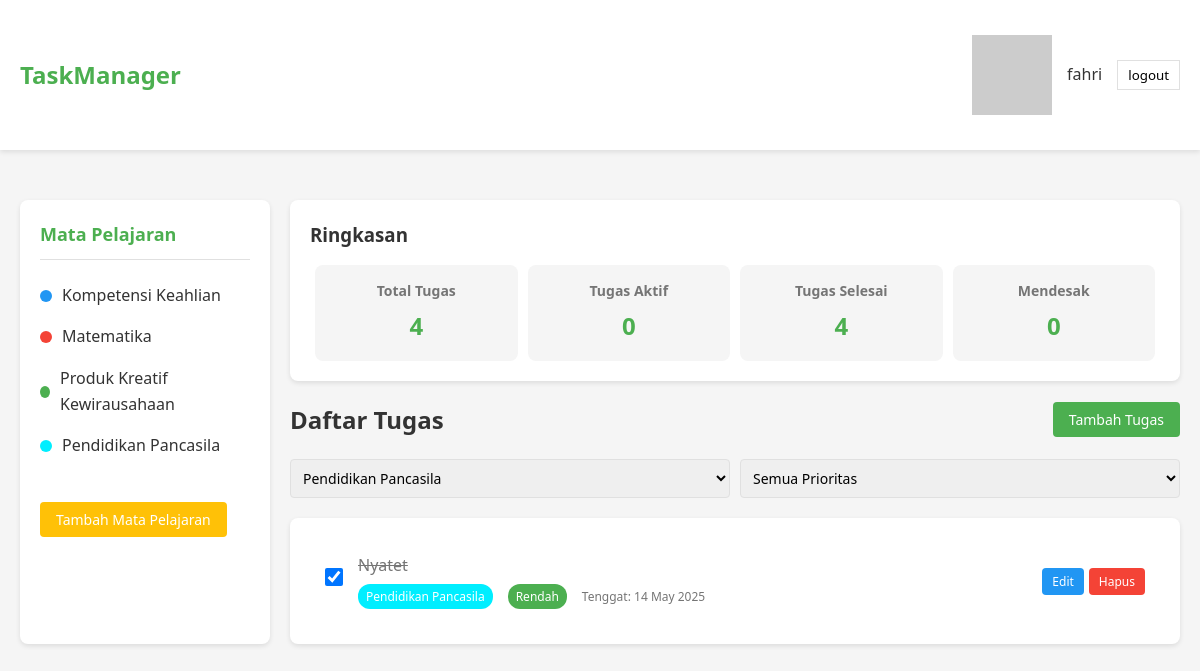
The app's page /todolist/homepage.php?category=Pendidikan Pancasila (signed in) with its own data.
### tables this page shows
CREATE TABLE `categories` (
  `id` int(11) NOT NULL,
  `user_id` int(11) DEFAULT NULL,
  `name` varchar(255) NOT NULL,
  `color` varchar(255) NOT NULL,
  `created_at` timestamp NOT NULL DEFAULT current_timestamp()
);

CREATE TABLE `task` (
  `id` int(11) NOT NULL,
  `title` varchar(255) NOT NULL,
  `description` text NOT NULL,
  `due_date` date NOT NULL,
  `priority` enum('rendah','sedang','tinggi') NOT NULL,
  `status` enum('belum_selasai','dalam_proses','selesai') NOT NULL,
  `category` varchar(255) NOT NULL,
  `created_at` timestamp NOT NULL DEFAULT current_timestamp(),
  `update_at` timestamp NOT NULL DEFAULT current_timestamp(),
  `user_id` int(11) NOT NULL
);

### todolist/homepage.php (the view, shortened to what this page needs)
<?php
require_once 'config.php';
function getCategories($conn, $userId) {
    $categories = array();
    $query = "SELECT * FROM categories WHERE user_id = ? OR user_id IS NULL";
    $stmt = $conn->prepare($query);
    $stmt->bind_param("i", $userId);
    $stmt->execute();
    $result = $stmt->get_result();
    while ($row = $result->fetch_assoc()) {
        $categories[] = $row;
    }
    return $categories;
}
function getTaskStatistics($conn, $userId) {
    $stats = array(
        'total' => 0,
        'active' => 0,
        'completed' => 0,
        'urgent' => 0
    );
    $query = "SELECT COUNT(*) as total FROM task WHERE user_id = ?";
    $stmt = $conn->prepare($query);
    $stmt->bind_param("i", $userId);
    $stmt->execute();
    $result = $stmt->get_result();
    $row = $result->fetch_assoc();
    $stats['total'] = $row['total'];
    $query = "SELECT COUNT(*) as active FROM task WHERE user_id = ? AND status != 'selesai'";
    $stmt = $conn->prepare($query);
    $stmt->bind_param("i", $userId);
    $stmt->execute();
    $result = $stmt->get_result();
    $row = $result->fetch_assoc();
    $stats['active'] = $row['active'];
    $query = "SELECT COUNT(*) as completed FROM task WHERE user_id = ? AND status = 'selesai'";
    $stmt = $conn->prepare($query);
    $stmt->bind_param("i", $userId);
    $stmt->execute();
    $result = $stmt->get_result();
    $row = $result->fetch_assoc();
    $stats['completed'] = $row['completed'];
    $query = "SELECT COUNT(*) as urgent FROM task WHERE user_id = ? AND priority = 'tinggi' AND status != 'selesai'";
    $stmt = $conn->prepare($query);
    $stmt->bind_param("i", $userId);
    $stmt->execute();
    $result = $stmt->get_result();
    $row = $result->fetch_assoc();
    $stats['urgent'] = $row['urgent'];
    return $stats;
}
function filterTask($conn, $userId, $category = 'all', $priority = 'all') {
    $tasks = array();
    $query = "SELECT * FROM task WHERE user_id = ?";
    $params = array($userId);
    $types = "i";
    if ($category != 'all') {
        $query .= " AND category = ?";
        $params[] = $category;
        $types .= "s";
    }
    $stmt = $conn->prepare($query);
    $stmt->bind_param($types, ...$params);
    $stmt->execute();
    $result = $stmt->get_result();
    while ($row = $result->fetch_assoc()) {
        $tasks[] = $row;
    }
    return $tasks;
}
$userId = $_SESSION['user_id'] ?? 0;
$categories = getCategories($conn, $userId);
$stats = getTaskStatistics($conn, $userId);
$categoryFilter = $_GET['category'] ?? 'all';
$priorityFilter = $_GET['priority'] ?? 'all';
$tasks = filterTask($conn, $userId, $categoryFilter, $priorityFilter);
function getCategoryColor($categoryName) {
    global $categories;
    foreach ($categories as $category) {
        if ($category['name'] == $categoryName) {
            return $category['color'];
        }
    }
    return '#4CAF50';
}
?>
<!DOCTYPE html>
<html lang="id">
<head>
    <link rel="stylesheet" href="homepage.css">
</head>
<body>
    <header>
        <div class="container">
            <nav>
                <div class="logo">TaskManager</div>
                <div class="user-info">
                    <img src="https://ui-avatars.com/api/?name=User&background=random" alt="User Avatar">
                    <span><?= htmlspecialchars($_SESSION['name'] ?? 'User'); ?></span>
                    <button onclick="window.location.href='logout.php'">logout</button>
                </div>
            </nav>
        </div>
    </header>
    <div class="container">
        <div class="main-content">
            <div class="sidebar">
                <h3>Mata Pelajaran</h3>
                <ul class="category-list" id="category-list">
                    <?php foreach ($categories as $category): ?>
                        <li class="category-item" data-category="<?= htmlspecialchars($category['name']) ?>">
                            <span class="category-color" style="background-color: <?= $category['color'] ?>;"></span>
                            <?= htmlspecialchars($category['name']) ?>
                        </li>
                    <?php endforeach; ?>
                </ul>
                <button id="add-category-btn" class="btn btn-secondary add-category">Tambah Mata Pelajaran</button>
            </div>
            <div class="content">
                <div class="summary">
                    <h3>Ringkasan</h3>
                    <div class="summary-stats">
                        <div class="stat-item">
                            <h4>Total Tugas</h4>
                            <div class="number" id="total-tasks"><?= $stats['total'] ?></div>
                        </div>
                        <div class="stat-item">
                            <h4>Tugas Aktif</h4>
                            <div class="number" id="active-tasks"><?= $stats['active'] ?></div>
                        </div>
                        <div class="stat-item">
                            <h4>Tugas Selesai</h4>
                            <div class="number" id="completed-tasks"><?= $stats['completed'] ?></div>
                        </div>
                        <div class="stat-item">
                            <h4>Mendesak</h4>
                            <div class="number" id="urgent-tasks"><?= $stats['urgent'] ?></div>
                        </div>
                    </div>
                </div>
                <div class="content-header">
                    <h2>Daftar Tugas</h2>
                    <button id="add-task-btn" class="btn">Tambah Tugas</button>
                </div>
                <form method="get" class="filter-bar">
                <select id="filter-kategori" class="form-control">
                    <?php foreach ($categories as $category): ?>
                        <option value="<?= htmlspecialchars($category['name']) ?>" <?= ($categoryFilter == $category['name']) ? 'selected' : '' ?>>
                            <?= htmlspecialchars($category['name']) ?>
                        </option>
                    <?php endforeach; ?>
                </select>
                <select id="filter-priority" class="form-control">
                    <option value="all">Semua Prioritas</option>
                </select>
                </form>
                <div class="tasks-container">
                    <ul class="task-list" id="task-list">
                        <?php if (empty($tasks)): ?>
                            <li class="task-empty">Tidak ada tugas yang ditemukan</li>
                        <?php else: ?>
                            <?php foreach ($tasks as $task): ?>
                                <?php
                                    $priorityClass = '';
                                    switch ($task['priority']) {
                                        case 'rendah':
                                            $priorityClass = 'priority-low';
                                            break;
                                    }
                                    $dueDate = date('d M Y', strtotime($task['due_date']));
                                    ?>
                                    <li class="task-item" data-task-id="<?= $task['id'] ?>">
                                        <div class="task-checkbox">
                                            <input type="checkbox"
                                                <?= $task['status'] == 'selesai' ? 'checked' : '' ?>
                                                onchange="toggleTaskStatus(<?= $task['id'] ?>, this.checked)">
                                        </div>
                                        <div class="task-content">
                                            <div class="task-title <?= $task['status'] == 'selesai' ? 'completed' : '' ?>">
                                                <?= htmlspecialchars($task['title']) ?>
                                            </div>
                                            <div class="task-details">
                                                <span class="task-category" style="background-color: <?= getCategoryColor($task['category']) ?>;">
                                                    <?= htmlspecialchars($task['category']) ?>
                                                </span>
                                                <span class="task-priority <?= $priorityClass ?>">
                                                    <?= ucfirst($task['priority']) ?>
                                                </span>
                                                <span class="task-date">Tenggat: <?= $dueDate ?></span>
                                            </div>
                                        </div>
                                    <div class="task-actions">
                                        <button class="btn btn-small btn-info edit-task"
                                                onclick="openEditTaskModal(<?= $task['id'] ?>)">Edit</button>
                                        <button class="btn btn-small btn-danger delete-task"
                                                onclick="deleteTask(<?= $task['id'] ?>)">Hapus</button>
                                    </div>
                                </li>
                            <?php endforeach; ?>
                        <?php endif; ?>
                    </ul>
                </div>
            </div>
        </div>
    </div>
</body>
</html>

### todolist/homepage.css (style rules this page uses)
:root { --primary-color: #4CAF50; --primary-dark: #388E3C; --secondary-color: #FFC107; --text-color: #333; --light-gray: #f5f5f5; --medium-gray: #e0e0e0; --dark-gray: #757575; --danger-color: #F44336; --success-color: #4CAF50; --warning-color: #FF9800; --info-color: #2196F3; }
* { margin: 0; padding: 0; box-sizing: border-box; font-family: 'Segoe UI', Tahoma, Geneva, Verdana, sans-serif; }
body { background-color: var(--light-gray); color: var(--text-color); line-height: 1.6; }
.container { max-width: 1200px; margin: 0 auto; padding: 20px; }
header { background-color: white; padding: 15px 0; box-shadow: 0 2px 5px rgba(0, 0, 0, 0.1); }
nav { display: flex; justify-content: space-between; align-items: center; }
.logo { font-size: 24px; font-weight: bold; color: var(--primary-color); }
.user-info { display: flex; align-items: center; gap: 15px; }
.user-info button { padding: 5px 10px; margin: 0; cursor: pointer; border: 1px solid var(--medium-gray); background-color: white; transition: background-color 0.2s ease; }
.main-content { display: flex; margin-top: 30px; gap: 20px; }
.sidebar { width: 250px; background-color: white; border-radius: 8px; box-shadow: 0 2px 5px rgba(0, 0, 0, 0.1); padding: 20px; }
.sidebar h3 { font-size: 18px; margin-bottom: 15px; color: var(--primary-color); border-bottom: 1px solid var(--medium-gray); padding-bottom: 10px; }
.category-list { list-style: none; margin-bottom: 20px; }
.category-item { padding: 8px 0; cursor: pointer; transition: all 0.3s; display: flex; align-items: center; }
.category-color { width: 12px; height: 12px; border-radius: 50%; margin-right: 10px; }
.btn { display: inline-block; padding: 8px 16px; background-color: var(--primary-color); color: white; border: none; border-radius: 4px; cursor: pointer; transition: background-color 0.3s; font-size: 14px; text-align: center; text-decoration: none; }
.btn-small { padding: 5px 10px; font-size: 12px; }
.btn-secondary { background-color: var(--secondary-color); }
.btn-danger { background-color: var(--danger-color); }
.btn-info { background-color: var(--info-color); }
.add-category { margin-top: 15px; }
.summary { background-color: white; border-radius: 8px; box-shadow: 0 2px 5px rgba(0, 0, 0, 0.1); padding: 20px; margin-bottom: 20px; }
.summary-stats { display: flex; justify-content: space-between; margin-top: 15px; }
.stat-item { text-align: center; padding: 15px; background-color: var(--light-gray); border-radius: 8px; flex: 1; margin: 0 5px; }
.stat-item h4 { font-size: 14px; margin-bottom: 5px; color: var(--dark-gray); }
.stat-item .number { font-size: 24px; font-weight: bold; color: var(--primary-color); }
.content { flex: 1; }
.content-header { display: flex; justify-content: space-between; align-items: center; margin-bottom: 20px; }
.filter-bar { display: flex; gap: 10px; margin-bottom: 20px; align-items: center; }
.filter-bar select, .filter-bar input { padding: 8px; border: 1px solid var(--medium-gray); border-radius: 4px; font-size: 14px; }
.tasks-container { background-color: white; border-radius: 8px; box-shadow: 0 2px 5px rgba(0, 0, 0, 0.1); padding: 20px; }
.task-list { list-style: none; }
.task-item { padding: 15px; border-bottom: 1px solid var(--medium-gray); display: flex; align-items: center; transition: background-color 0.3s; }
.task-item:last-child { border-bottom: none; }
.task-checkbox { margin-right: 15px; cursor: pointer; }
.task-checkbox input { width: 18px; height: 18px; cursor: pointer; }
.task-content { flex: 1; }
.task-title { font-weight: 500; margin-bottom: 5px; }
.task-details { font-size: 14px; color: var(--dark-gray); display: flex; align-items: center; gap: 15px; }
.task-category { display: inline-block; padding: 3px 8px; border-radius: 12px; font-size: 12px; color: white; background-color: var(--info-color); }
.task-priority { display: inline-block; padding: 3px 8px; border-radius: 12px; font-size: 12px; color: white; }
.priority-low { background-color: var(--success-color); }
.task-date { color: var(--dark-gray); font-size: 12px; }
.task-actions { display: flex; gap: 5px; }
.form-control { width: 100%; padding: 10px; border: 1px solid var(--medium-gray); border-radius: 4px; font-size: 14px; }
.completed { text-decoration: line-through; color: var(--dark-gray); }

### records on screen
categories: name "Kompetensi Keahlian"
categories: name "Matematika"
categories: name "Produk Kreatif Kewirausahaan"
categories: name "Pendidikan Pancasila"
task: status "☑", title "Nyatet", category "Pendidikan Pancasila", priority "Rendah", due_date "14 May 2025"

### other values on screen
$_SESSION['name'] "fahri"
$stats['total'] "4"
$stats['active'] "0"
$stats['completed'] "4"
$stats['urgent'] "0"
form field value "Pendidikan Pancasila"
